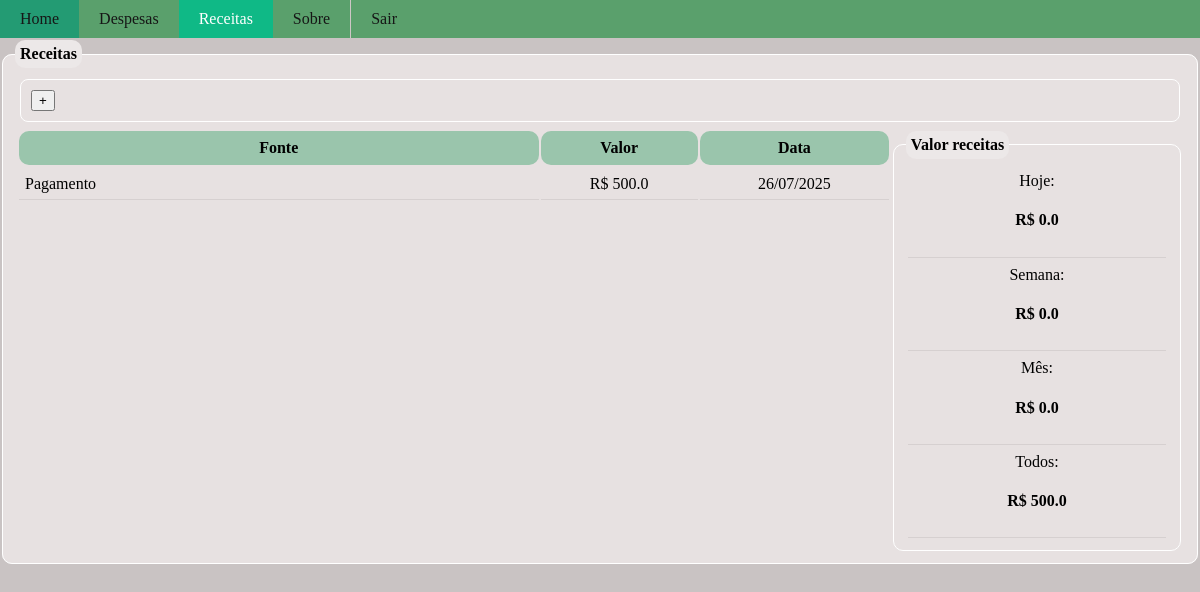
Page /receitas (signed in) on the committed database.
### site_flask/models.py (models this page shows)
class Receita(db.Model):
    id = db.Column(db.Integer,primary_key=True)
    fonte = db.Column(db.String,nullable=False)
    valor = db.Column(db.Float,nullable=False)
    data = db.Column(db.String,default=datetime.strftime(datetime.now(),'%d/%m/%Y'))
    id_usuario = db.Column(db.Integer,db.ForeignKey('usuario.id'),nullable=False)

### site_flask/routes.py (the view)
@app.route("/receitas", methods=['GET','POST'])
@login_required
def receitas():
    receitas = Receita.query.filter_by(id_usuario=int(current_user.id)).all()
    rm  = receitas_manager.ReceitaManager(receitas)
    vd = rm.valor_hoje()
    vs = rm.valor_semana()
    vm = rm.valor_mes()
    vt = rm.valor_total()
    vr = {'vd':vd,'vs':vs,'vm':vm,'vt':vt}
    return render_template("receitas.html",receitas=receitas,vr=vr)

### site_flask/models.py (called while the page is built)
@login_manager.user_loader
def load_usuario(id):
    return Usuario.query.get(int(id))

### site_flask/receitas_manager.py (called while the page is built)
      def valor_periodo(self,di,df):
          l = []
          di = datetime.strptime(di,'%d/%m/%Y')
          df = datetime.strptime(df,'%d/%m/%Y')
          valor =0.0
          for r in self.lista:
              data = datetime.strptime(r.data,'%d/%m/%Y')
              if data>=di and data<=df:
                 valor+=r.valor
          return valor

      def valor_hoje(self):
          return self.valor_periodo(util.today(),util.today())

      def valor_semana(self):
          return self.valor_periodo(util.first_day_week(),util.today())

      def valor_mes(self):
          return round(self.valor_periodo(util.first_day_mes(),util.today()),2)

      def valor_total(self):
          return round(float(self.valor_periodo('01/01/2025',util.today())),2)

### site_flask/util.py (called while the page is built)
def today():
    return datetime.strftime(datetime.today(),'%d/%m/%Y')

def first_day_week():
    d = datetime.today().day
    m = datetime.today().month
    y = datetime.today().year
    calendar.setfirstweekday(calendar.SUNDAY)
    c = calendar.monthcalendar(y,m)
    pds = 0
    for w in c:
        if d in w:
            pds = w[0]
    return "{}/{}/{}".format(pds,m,y)

def first_day_mes():
     mes = datetime.strftime(datetime.now(),'%m')
     ano = datetime.strftime(datetime.now(),'%Y')
     di = str('01/{}/{}'.format(mes,ano))
     return di

### site_flask/templates/receitas.html (shortened to what this page needs)
{% extends "home.html" %}
{% block body %}
<ul>
    <li><a href="home">Home</a></li>
    <li><a href="gastos">Despesas</a></li>
    <li><a href="receitas" class="active">Receitas</a></li>
    <li><a href="sobre">Sobre</a></li>
    <li><a href="logout">Sair</a></li>
</ul>
<fieldset>
    <legend>Receitas</legend>
    <div class="vbox">
    <div class="acoes"> <form action="addreceita"><button type="submit">+</button></form></div>
    <div class="hbox">
    <div class="table-div">
    <table><tr><th>Fonte</th><th>Valor</th><th>Data</th><tr>
    {% for r in receitas %}
    <tr><td style="text-align: left; width: 60%;">{{r.fonte}}</td><td>R$ {{r.valor}}</td><td>{{r.data}}</td></tr>
    {% endfor %}
</table>
</div>
<fieldset style="width: 30%;">
    <legend>Valor receitas</legend>
    <table><tr><td>Hoje:<h4> R$ {{vr['vd']}}</h4></td></tr>
        <tr><td>Semana: <h4>R$ {{vr['vs']}}</h4></td></tr>
        <tr><td>Mês: <h4>R$ {{vr['vm']}}</h4></td></tr>
        <tr><td>Todos: <h4> R$ {{vr['vt']}}</h4></td></tr>
    </table>
</fieldset>
</div>
</div>
</fieldset>
{% endblock %}

### site_flask/static/style.css (style rules this page uses)
button { margin: 5px; }
ul { list-style-type: none; margin: 0px; padding: 0px; width: 100%; overflow: hidden; background-color: rgb(90, 160, 108); }
li { float: left; }
li:last-child { border-right: none; border-left: 1px solid rgb(206, 198, 198); }
li a { display: block; color: #161616; text-decoration: none; text-align: left; padding: 10px 20px; }
.active { background-color: #0fb986; color: white; }
legend { font-weight: bold; border-radius: 10px; padding: 5px; background-color: rgb(236, 232, 232); }
fieldset { border-radius: 10px; border: none; justify-items: left; display: flex; flex-direction: column; margin-top: 2px; border: solid 1px #ffffff; background-color: rgb(231, 225, 225); }
table { width: 100%; margin:0px; }
th { background-color: rgb(154, 197, 172); font-weight: bold; margin: 0px; padding: 8px; border-radius: 10px; text-align: center; }
tr,td { background-color: transparent; margin: 0px; padding: 6px; border-bottom: solid 1px rgb(214, 208, 208); max-height: 30px; text-align: center; }
.hbox { padding: 2px; display: flex; flex-direction: row; justify-content: left; }
.table-div { height: 350px; width: 100%; overflow-x: scroll; overflow-y: scroll; }
.acoes { border: solid 1px #ffffff; margin: 5px; border-radius: 8px; padding: 5px; display: flex; flex-direction: row; justify-content: left; }
.vbox { display: flex; flex-direction: column; }

### rows in the picture
Receita: fonte "Pagamento", valor "500.0", data "26/07/2025"

### other values in the picture
{{ vr['vd'] }} "0.0"
{{ vr['vs'] }} "0.0"
{{ vr['vm'] }} "0.0"
{{ vr['vt'] }} "500.0"
